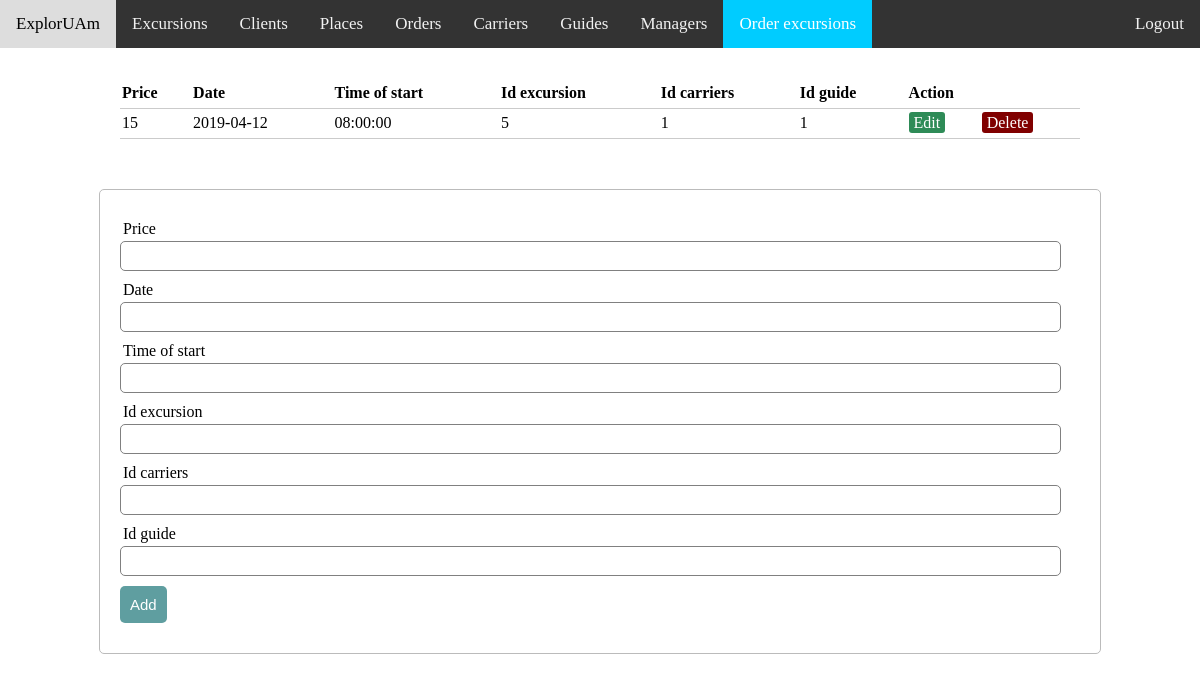
/admin_view/order_excursions.php, run on the app's committed database.
### tables this page shows
CREATE TABLE IF NOT EXISTS `excursion_order` (
  `id_excurs_order` int(11) NOT NULL AUTO_INCREMENT,
  `price` int(11) NOT NULL,
  `excurs_date` date NOT NULL,
  `time_start` time NOT NULL,
  `fk_excurs` int(11) NOT NULL,
  `fk_carrier` int(11) NOT NULL,
  `fk_guides` int(11) NOT NULL,
  PRIMARY KEY (`id_excurs_order`),
  KEY `fk_excurs` (`fk_excurs`),
  KEY `fk_carrier` (`fk_carrier`),
  KEY `fk_guides` (`fk_guides`)
);

### admin_view/order_excursions.php (the view, shortened to what this page needs)
<?php  include('../config.php');
?>
<html>
<head>
<link rel="stylesheet" href="adminstyle.css">
</head>
<body>
<div class="topnav"> <a class="hover">ExplorUAm</a>
  <a href="excursions.php">Excursions</a>
  <a href="clients.php">Clients</a>
  <a href="places.php">Places</a>
  <a href="orders.php">Orders</a>
  <a href="carriers.php">Carriers</a>
  <a href="guides.php">Guides</a>
  <a href="managers.php">Managers</a>
  <a class="active" href="order_excursions.php">Order excursions</a>
  <a href="../logout.php" style="float:right"> Logout </a>
</div>
<?php $results = mysqli_query($link, "SELECT * FROM excursion_order"); ?>
<table>
  <thead>
    <tr>
      <th>Price</th>
      <th>Date</th>
      <th>Time of start</th>
      <th>Id excursion</th>
      <th>Id carriers</th>
      <th>Id guide</th>
      <th colspan="2">Action</th>
    </tr>
  </thead>
  <?php while ($row = mysqli_fetch_array($results)) { ?>
    <tr>
      <td><?php echo $row['price']; ?></td>
      <td><?php echo $row['excurs_date']; ?></td>
      <td><?php echo $row['time_start']; ?></td>
      <td><?php echo $row['fk_excurs']; ?></td>
      <td><?php echo $row['fk_carrier']; ?></td>
      <td><?php echo $row['fk_guides']; ?></td>
      <td>
        <a href="order_excursions.php?edit_eo=<?php echo $row['id_excurs_order']; ?>" class="edit_btn" >Edit</a>
      </td>
      <td>
        <a href="server_ord.php?del_eo=<?php echo $row['id_excurs_order']; ?>" class="del_btn">Delete</a>
      </td>
    </tr>
  <?php } ?>
</table>
  <form method="post" action="server_ord.php" >
    <div class="input-group">
      <label>Price</label>
      <input type="text" name="price" value="<?php echo $price; ?>">
    </div>
    <div class="input-group">
      <label>Date</label>
      <input type="text" name="excurs_date" value="<?php echo $excurs_date; ?>">
    </div>
    <div class="input-group">
      <label>Time of start</label>
      <input type="text" name="time_start" value="<?php echo $time_start; ?>">
    </div>
    <div class="input-group">
      <label>Id excursion</label>
      <input type="text" name="fk_excurs"value="<?php echo $fk_excurs; ?>">
    </div>
    <div class="input-group">
      <label>Id carriers</label>
      <input type="text" name="fk_carrier" value="<?php echo $fk_carrier; ?>">
    </div>
    <div class="input-group">
      <label>Id guide</label>
      <input type="text" name="fk_guides" value="<?php echo $fk_guides; ?>">
    </div>
    <div class="input-group">
      <?php if ($update == true): ?>
      <button class="btn" type="submit" name="update_eo" style="background: #ddd;" >Update</button>
      <?php else: ?>
      <button class="btn" type="submit" name="save_eo" >Add</button>
      <?php endif ?>
    </div>
  </form>
</body>
</html>

### admin_view/adminstyle.css (style rules this page uses)
body { margin: 0; }
.topnav { overflow: hidden; background-color: #333; }
.topnav a { float: left; color: #f2f2f2; text-align: center; padding: 14px 16px; text-decoration: none; font-size: 17px; }
.topnav a.hover { background-color: #ddd; color: black; }
.topnav a.active { background-color: #00CCFF; color: white; }
table { width: 80%; margin: 30px auto; border-collapse: collapse; text-align: left; }
tr { border-bottom: 1px solid #cbcbcb; }
th, td { border: none; height: 30px; padding: 2px; }
form { width: 80%; margin: 50px auto; text-align: left; padding: 20px; border: 1px solid #bbbbbb; border-radius: 5px; }
.input-group { margin: 10px 0px 10px 0px; }
.input-group label { display: block; text-align: left; margin: 3px; }
.input-group input { height: 30px; width: 98%; padding: 5px 10px; font-size: 16px; border-radius: 5px; border: 1px solid gray; }
.btn { padding: 10px; font-size: 15px; color: white; background: #5F9EA0; border: none; border-radius: 5px; }
.edit_btn { text-decoration: none; padding: 2px 5px; background: #2E8B57; color: white; border-radius: 3px; }
.del_btn { text-decoration: none; padding: 2px 5px; color: white; border-radius: 3px; background: #800000; }

### data on the page
excursion_order: price "15", excurs_date "2019-04-12", time_start "08:00:00", fk_excurs "5", fk_carrier "1", fk_guides "1"
